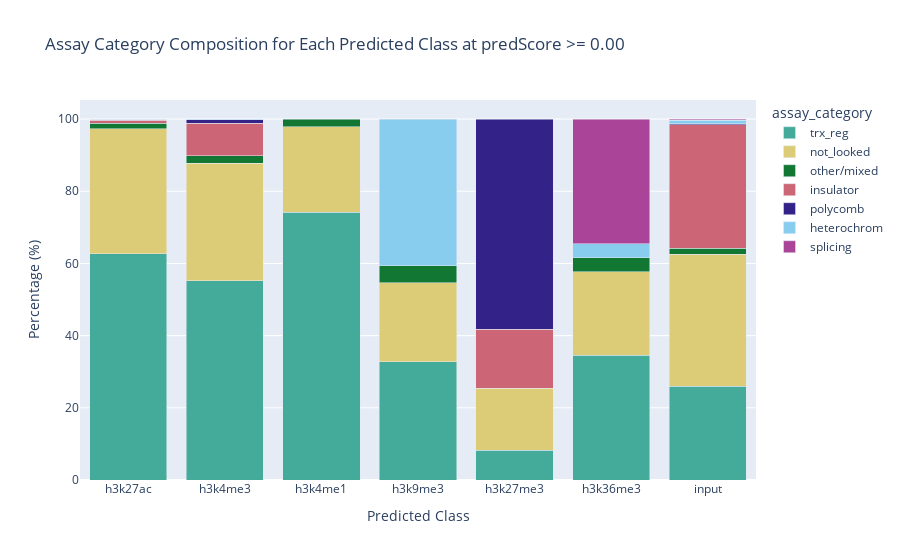
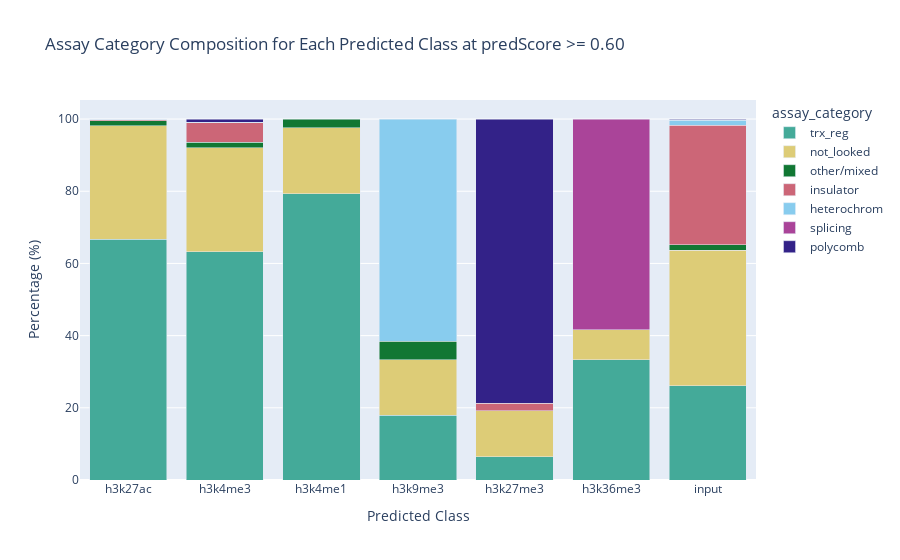
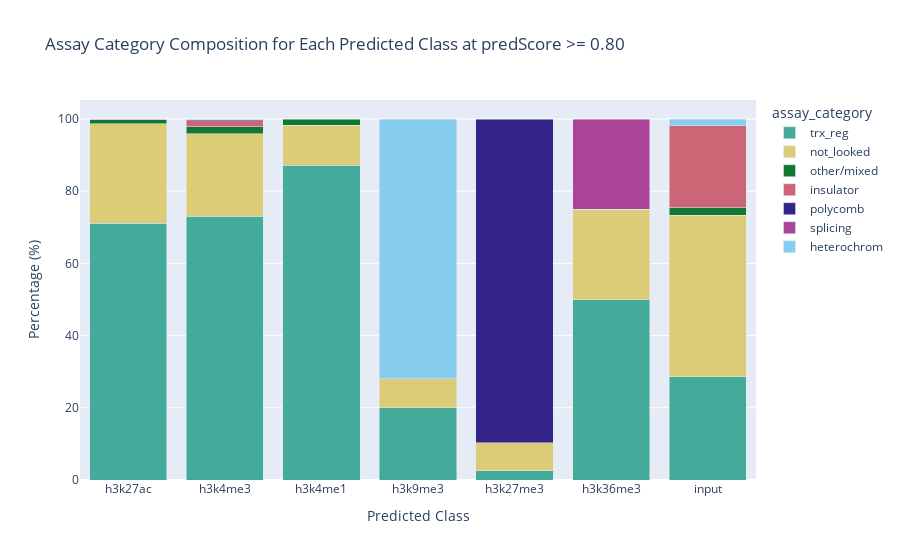
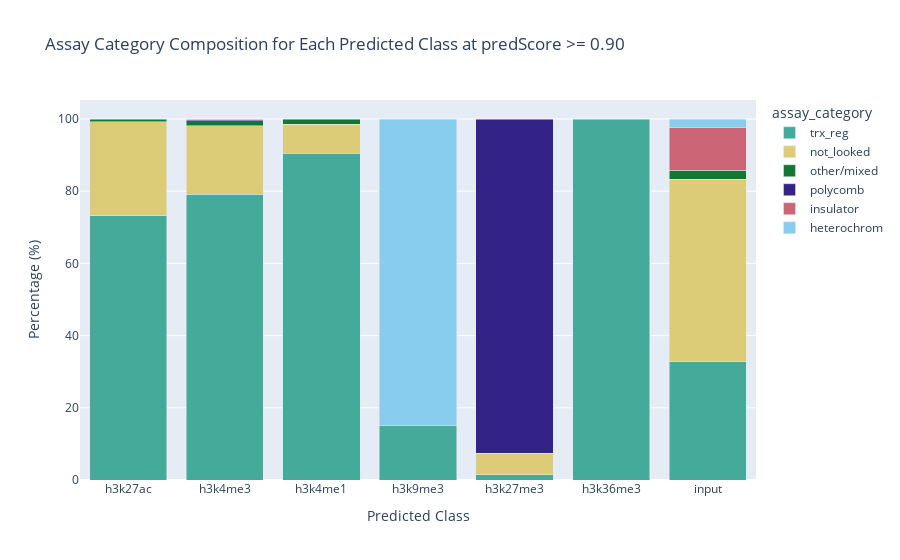

Notebook source saved alongside these figures, in order:
### Markdown cell above
#### X = assay_epiclass, stack = assay_category

### Code cell
fig_dir = section_fig_dir / "stacked_bar_X_assay_epiclass"
fig_dir.mkdir(parents=False, exist_ok=True)

bar_df = assay_category_df.reset_index()

predicted_class_order = [
    "h3k27ac",
    "h3k4me3",
    "h3k4me1",
    "h3k9me3",
    "h3k27me3",
    "h3k36me3",
    "input",
]
assay_category_color_map = {
    cat: px.colors.qualitative.Safe[i]
    for i, cat in enumerate(sorted(bar_df["assay_category"].unique()))
}

for min_pred in [0, 0.6, 0.8, 0.9]:
    sub_df = bar_df[
        (bar_df["Min pred"] > min_pred - 0.01) & (bar_df["Min pred"] < min_pred + 0.01)
    ]
    fig = px.bar(
        sub_df,
        x="Predicted class",
        y="Percentage",
        color="assay_category",
        title=f"Assay Category Composition for Each Predicted Class at predScore >= {min_pred:.2f}",
        labels={"Percentage": "Percentage (%)", "Predicted class": "Predicted Class"},
        barmode="stack",
        category_orders={"Predicted class": predicted_class_order},
        color_discrete_map=assay_category_color_map,
    )

    figname = f"histogram_encode_non-core_assay_epiclass_minPred{min_pred:.2f}"
    # fig.write_html(fig_dir / f"{figname}.html")
    # fig.write_image(fig_dir / f"{figname}.png")
    # fig.write_image(fig_dir / f"{figname}.svg")
    fig.show()

### Figure 1 — Plotly figure (JSON) as saved in the notebook; plotly's stock layout.template omitted (floating-point values rounded to 4 significant figures)
{"data": [{"alignmentgroup": "True", "hovertemplate": "assay_category=trx_reg<br>Predicted Class=%{x}<br>Percentage (%)=%{y}<extra></extra>", "legendgroup": "trx_reg", "marker": {"color": "rgb(68, 170, 153)", "pattern": {"shape": ""}}, "name": "trx_reg", "offsetgroup": "trx_reg", "orientation": "v", "showlegend": true, "textposition": "auto", "type": "bar", "x": ["h3k27ac", "h3k27me3", "h3k36me3", "h3k4me1", "h3k4me3", "h3k9me3", "input"], "xaxis": "x", "y": [62.63, 8.21, 34.62, 74.15, 55.22, 32.81, 25.92], "yaxis": "y"}, {"alignmentgroup": "True", "hovertemplate": "assay_category=not_looked<br>Predicted Class=%{x}<br>Percentage (%)=%{y}<extra></extra>", "legendgroup": "not_looked", "marker": {"color": "rgb(221, 204, 119)", "pattern": {"shape": ""}}, "name": "not_looked", "offsetgroup": "not_looked", "orientation": "v", "showlegend": true, "textposition": "auto", "type": "bar", "x": ["h3k27ac", "h3k27me3", "h3k36me3", "h3k4me1", "h3k4me3", "h3k9me3", "input"], "xaxis": "x", "y": [34.69, 17.16, 23.08, 23.69, 32.48, 21.88, 36.69], "yaxis": "y"}, {"alignmentgroup": "True", "hovertemplate": "assay_category=other/mixed<br>Predicted Class=%{x}<br>Percentage (%)=%{y}<extra></extra>", "legendgroup": "other/mixed", "marker": {"color": "rgb(17, 119, 51)", "pattern": {"shape": ""}}, "name": "other/mixed", "offsetgroup": "other/mixed", "orientation": "v", "showlegend": true, "textposition": "auto", "type": "bar", "x": ["h3k27ac", "h3k36me3", "h3k4me1", "h3k4me3", "h3k9me3", "input"], "xaxis": "x", "y": [1.54, 3.85, 2.15, 2.11, 4.69, 1.58], "yaxis": "y"}, {"alignmentgroup": "True", "hovertemplate": "assay_category=insulator<br>Predicted Class=%{x}<br>Percentage (%)=%{y}<extra></extra>", "legendgroup": "insulator", "marker": {"color": "rgb(204, 102, 119)", "pattern": {"shape": ""}}, "name": "insulator", "offsetgroup": "insulator", "orientation": "v", "showlegend": true, "textposition": "auto", "type": "bar", "x": ["h3k27ac", "h3k27me3", "h3k4me3", "input"], "xaxis": "x", "y": [0.81, 16.42, 9.04, 34.24], "yaxis": "y"}, {"alignmentgroup": "True", "hovertemplate": "assay_category=polycomb<br>Predicted Class=%{x}<br>Percentage (%)=%{y}<extra></extra>", "legendgroup": "polycomb", "marker": {"color": "rgb(51, 34, 136)", "pattern": {"shape": ""}}, "name": "polycomb", "offsetgroup": "polycomb", "orientation": "v", "showlegend": true, "textposition": "auto", "type": "bar", "x": ["h3k27ac", "h3k27me3", "h3k4me3", "input"], "xaxis": "x", "y": [0.16, 58.21, 0.97, 0.26], "yaxis": "y"}, {"alignmentgroup": "True", "hovertemplate": "assay_category=heterochrom<br>Predicted Class=%{x}<br>Percentage (%)=%{y}<extra></extra>", "legendgroup": "heterochrom", "marker": {"color": "rgb(136, 204, 238)", "pattern": {"shape": ""}}, "name": "heterochrom", "offsetgroup": "heterochrom", "orientation": "v", "showlegend": true, "textposition": "auto", "type": "bar", "x": ["h3k27ac", "h3k36me3", "h3k4me3", "h3k9me3", "input"], "xaxis": "x", "y": [0.08, 3.85, 0.18, 40.62, 1.05], "yaxis": "y"}, {"alignmentgroup": "True", "hovertemplate": "assay_category=splicing<br>Predicted Class=%{x}<br>Percentage (%)=%{y}<extra></extra>", "legendgroup": "splicing", "marker": {"color": "rgb(170, 68, 153)", "pattern": {"shape": ""}}, "name": "splicing", "offsetgroup": "splicing", "orientation": "v", "showlegend": true, "textposition": "auto", "type": "bar", "x": ["h3k27ac", "h3k36me3", "input"], "xaxis": "x", "y": [0.08, 34.62, 0.26], "yaxis": "y"}], "layout": {"barmode": "stack", "legend": {"title": {"text": "assay_category"}, "tracegroupgap": 0}, "title": {"text": "Assay Category Composition for Each Predicted Class at predScore >= 0.00"}, "xaxis": {"anchor": "y", "categoryarray": ["h3k27ac", "h3k4me3", "h3k4me1", "h3k9me3", "h3k27me3", "h3k36me3", "input"], "categoryorder": "array", "domain": [0, 1], "title": {"text": "Predicted Class"}}, "yaxis": {"anchor": "x", "domain": [0, 1], "title": {"text": "Percentage (%)"}}}}

### Figure 2 — Plotly figure (JSON) as saved in the notebook; plotly's stock layout.template omitted (floating-point values rounded to 4 significant figures)
{"data": [{"alignmentgroup": "True", "hovertemplate": "assay_category=trx_reg<br>Predicted Class=%{x}<br>Percentage (%)=%{y}<extra></extra>", "legendgroup": "trx_reg", "marker": {"color": "rgb(68, 170, 153)", "pattern": {"shape": ""}}, "name": "trx_reg", "offsetgroup": "trx_reg", "orientation": "v", "showlegend": true, "textposition": "auto", "type": "bar", "x": ["h3k27ac", "h3k27me3", "h3k36me3", "h3k4me1", "h3k4me3", "h3k9me3", "input"], "xaxis": "x", "y": [66.74, 6.38, 33.33, 79.27, 63.29, 17.95, 26.11], "yaxis": "y"}, {"alignmentgroup": "True", "hovertemplate": "assay_category=not_looked<br>Predicted Class=%{x}<br>Percentage (%)=%{y}<extra></extra>", "legendgroup": "not_looked", "marker": {"color": "rgb(221, 204, 119)", "pattern": {"shape": ""}}, "name": "not_looked", "offsetgroup": "not_looked", "orientation": "v", "showlegend": true, "textposition": "auto", "type": "bar", "x": ["h3k27ac", "h3k27me3", "h3k36me3", "h3k4me1", "h3k4me3", "h3k9me3", "input"], "xaxis": "x", "y": [31.46, 12.77, 8.33, 18.29, 28.82, 15.38, 37.6], "yaxis": "y"}, {"alignmentgroup": "True", "hovertemplate": "assay_category=other/mixed<br>Predicted Class=%{x}<br>Percentage (%)=%{y}<extra></extra>", "legendgroup": "other/mixed", "marker": {"color": "rgb(17, 119, 51)", "pattern": {"shape": ""}}, "name": "other/mixed", "offsetgroup": "other/mixed", "orientation": "v", "showlegend": true, "textposition": "auto", "type": "bar", "x": ["h3k27ac", "h3k4me1", "h3k4me3", "h3k9me3", "input"], "xaxis": "x", "y": [1.28, 2.44, 1.41, 5.13, 1.44], "yaxis": "y"}, {"alignmentgroup": "True", "hovertemplate": "assay_category=insulator<br>Predicted Class=%{x}<br>Percentage (%)=%{y}<extra></extra>", "legendgroup": "insulator", "marker": {"color": "rgb(204, 102, 119)", "pattern": {"shape": ""}}, "name": "insulator", "offsetgroup": "insulator", "orientation": "v", "showlegend": true, "textposition": "auto", "type": "bar", "x": ["h3k27ac", "h3k27me3", "h3k4me3", "input"], "xaxis": "x", "y": [0.32, 2.13, 5.41, 33.16], "yaxis": "y"}, {"alignmentgroup": "True", "hovertemplate": "assay_category=heterochrom<br>Predicted Class=%{x}<br>Percentage (%)=%{y}<extra></extra>", "legendgroup": "heterochrom", "marker": {"color": "rgb(136, 204, 238)", "pattern": {"shape": ""}}, "name": "heterochrom", "offsetgroup": "heterochrom", "orientation": "v", "showlegend": true, "textposition": "auto", "type": "bar", "x": ["h3k27ac", "h3k4me3", "h3k9me3", "input"], "xaxis": "x", "y": [0.11, 0.24, 61.54, 1.31], "yaxis": "y"}, {"alignmentgroup": "True", "hovertemplate": "assay_category=splicing<br>Predicted Class=%{x}<br>Percentage (%)=%{y}<extra></extra>", "legendgroup": "splicing", "marker": {"color": "rgb(170, 68, 153)", "pattern": {"shape": ""}}, "name": "splicing", "offsetgroup": "splicing", "orientation": "v", "showlegend": true, "textposition": "auto", "type": "bar", "x": ["h3k27ac", "h3k36me3", "input"], "xaxis": "x", "y": [0.11, 58.33, 0.26], "yaxis": "y"}, {"alignmentgroup": "True", "hovertemplate": "assay_category=polycomb<br>Predicted Class=%{x}<br>Percentage (%)=%{y}<extra></extra>", "legendgroup": "polycomb", "marker": {"color": "rgb(51, 34, 136)", "pattern": {"shape": ""}}, "name": "polycomb", "offsetgroup": "polycomb", "orientation": "v", "showlegend": true, "textposition": "auto", "type": "bar", "x": ["h3k27me3", "h3k4me3", "input"], "xaxis": "x", "y": [78.72, 0.82, 0.13], "yaxis": "y"}], "layout": {"barmode": "stack", "legend": {"title": {"text": "assay_category"}, "tracegroupgap": 0}, "title": {"text": "Assay Category Composition for Each Predicted Class at predScore >= 0.60"}, "xaxis": {"anchor": "y", "categoryarray": ["h3k27ac", "h3k4me3", "h3k4me1", "h3k9me3", "h3k27me3", "h3k36me3", "input"], "categoryorder": "array", "domain": [0, 1], "title": {"text": "Predicted Class"}}, "yaxis": {"anchor": "x", "domain": [0, 1], "title": {"text": "Percentage (%)"}}}}

### Figure 3 — Plotly figure (JSON) as saved in the notebook; plotly's stock layout.template omitted (floating-point values rounded to 4 significant figures)
{"data": [{"alignmentgroup": "True", "hovertemplate": "assay_category=trx_reg<br>Predicted Class=%{x}<br>Percentage (%)=%{y}<extra></extra>", "legendgroup": "trx_reg", "marker": {"color": "rgb(68, 170, 153)", "pattern": {"shape": ""}}, "name": "trx_reg", "offsetgroup": "trx_reg", "orientation": "v", "showlegend": true, "textposition": "auto", "type": "bar", "x": ["h3k27ac", "h3k27me3", "h3k36me3", "h3k4me1", "h3k4me3", "h3k9me3", "input"], "xaxis": "x", "y": [71.15, 2.6, 50, 87.21, 73.1, 20, 28.67], "yaxis": "y"}, {"alignmentgroup": "True", "hovertemplate": "assay_category=not_looked<br>Predicted Class=%{x}<br>Percentage (%)=%{y}<extra></extra>", "legendgroup": "not_looked", "marker": {"color": "rgb(221, 204, 119)", "pattern": {"shape": ""}}, "name": "not_looked", "offsetgroup": "not_looked", "orientation": "v", "showlegend": true, "textposition": "auto", "type": "bar", "x": ["h3k27ac", "h3k27me3", "h3k36me3", "h3k4me1", "h3k4me3", "h3k9me3", "input"], "xaxis": "x", "y": [27.54, 7.79, 25, 11.05, 22.76, 8, 44.7], "yaxis": "y"}, {"alignmentgroup": "True", "hovertemplate": "assay_category=other/mixed<br>Predicted Class=%{x}<br>Percentage (%)=%{y}<extra></extra>", "legendgroup": "other/mixed", "marker": {"color": "rgb(17, 119, 51)", "pattern": {"shape": ""}}, "name": "other/mixed", "offsetgroup": "other/mixed", "orientation": "v", "showlegend": true, "textposition": "auto", "type": "bar", "x": ["h3k27ac", "h3k4me1", "h3k4me3", "input"], "xaxis": "x", "y": [1.15, 1.74, 2.07, 2.03], "yaxis": "y"}, {"alignmentgroup": "True", "hovertemplate": "assay_category=insulator<br>Predicted Class=%{x}<br>Percentage (%)=%{y}<extra></extra>", "legendgroup": "insulator", "marker": {"color": "rgb(204, 102, 119)", "pattern": {"shape": ""}}, "name": "insulator", "offsetgroup": "insulator", "orientation": "v", "showlegend": true, "textposition": "auto", "type": "bar", "x": ["h3k27ac", "h3k4me3", "input"], "xaxis": "x", "y": [0.16, 1.55, 22.8], "yaxis": "y"}, {"alignmentgroup": "True", "hovertemplate": "assay_category=polycomb<br>Predicted Class=%{x}<br>Percentage (%)=%{y}<extra></extra>", "legendgroup": "polycomb", "marker": {"color": "rgb(51, 34, 136)", "pattern": {"shape": ""}}, "name": "polycomb", "offsetgroup": "polycomb", "orientation": "v", "showlegend": true, "textposition": "auto", "type": "bar", "x": ["h3k27me3", "h3k4me3"], "xaxis": "x", "y": [89.61, 0.34], "yaxis": "y"}, {"alignmentgroup": "True", "hovertemplate": "assay_category=splicing<br>Predicted Class=%{x}<br>Percentage (%)=%{y}<extra></extra>", "legendgroup": "splicing", "marker": {"color": "rgb(170, 68, 153)", "pattern": {"shape": ""}}, "name": "splicing", "offsetgroup": "splicing", "orientation": "v", "showlegend": true, "textposition": "auto", "type": "bar", "x": ["h3k36me3"], "xaxis": "x", "y": [25], "yaxis": "y"}, {"alignmentgroup": "True", "hovertemplate": "assay_category=heterochrom<br>Predicted Class=%{x}<br>Percentage (%)=%{y}<extra></extra>", "legendgroup": "heterochrom", "marker": {"color": "rgb(136, 204, 238)", "pattern": {"shape": ""}}, "name": "heterochrom", "offsetgroup": "heterochrom", "orientation": "v", "showlegend": true, "textposition": "auto", "type": "bar", "x": ["h3k4me3", "h3k9me3", "input"], "xaxis": "x", "y": [0.17, 72, 1.81], "yaxis": "y"}], "layout": {"barmode": "stack", "legend": {"title": {"text": "assay_category"}, "tracegroupgap": 0}, "title": {"text": "Assay Category Composition for Each Predicted Class at predScore >= 0.80"}, "xaxis": {"anchor": "y", "categoryarray": ["h3k27ac", "h3k4me3", "h3k4me1", "h3k9me3", "h3k27me3", "h3k36me3", "input"], "categoryorder": "array", "domain": [0, 1], "title": {"text": "Predicted Class"}}, "yaxis": {"anchor": "x", "domain": [0, 1], "title": {"text": "Percentage (%)"}}}}

### Figure 4 — Plotly figure (JSON) as saved in the notebook; plotly's stock layout.template omitted (floating-point values rounded to 4 significant figures)
{"data": [{"alignmentgroup": "True", "hovertemplate": "assay_category=trx_reg<br>Predicted Class=%{x}<br>Percentage (%)=%{y}<extra></extra>", "legendgroup": "trx_reg", "marker": {"color": "rgb(68, 170, 153)", "pattern": {"shape": ""}}, "name": "trx_reg", "offsetgroup": "trx_reg", "orientation": "v", "showlegend": true, "textposition": "auto", "type": "bar", "x": ["h3k27ac", "h3k27me3", "h3k36me3", "h3k4me1", "h3k4me3", "h3k9me3", "input"], "xaxis": "x", "y": [73.16, 1.49, 100, 90.51, 79.21, 15, 32.71], "yaxis": "y"}, {"alignmentgroup": "True", "hovertemplate": "assay_category=not_looked<br>Predicted Class=%{x}<br>Percentage (%)=%{y}<extra></extra>", "legendgroup": "not_looked", "marker": {"color": "rgb(221, 204, 119)", "pattern": {"shape": ""}}, "name": "not_looked", "offsetgroup": "not_looked", "orientation": "v", "showlegend": true, "textposition": "auto", "type": "bar", "x": ["h3k27ac", "h3k27me3", "h3k4me1", "h3k4me3", "input"], "xaxis": "x", "y": [26.13, 5.97, 8.03, 18.94, 50.56], "yaxis": "y"}, {"alignmentgroup": "True", "hovertemplate": "assay_category=other/mixed<br>Predicted Class=%{x}<br>Percentage (%)=%{y}<extra></extra>", "legendgroup": "other/mixed", "marker": {"color": "rgb(17, 119, 51)", "pattern": {"shape": ""}}, "name": "other/mixed", "offsetgroup": "other/mixed", "orientation": "v", "showlegend": true, "textposition": "auto", "type": "bar", "x": ["h3k27ac", "h3k4me1", "h3k4me3", "input"], "xaxis": "x", "y": [0.71, 1.46, 1.39, 2.6], "yaxis": "y"}, {"alignmentgroup": "True", "hovertemplate": "assay_category=polycomb<br>Predicted Class=%{x}<br>Percentage (%)=%{y}<extra></extra>", "legendgroup": "polycomb", "marker": {"color": "rgb(51, 34, 136)", "pattern": {"shape": ""}}, "name": "polycomb", "offsetgroup": "polycomb", "orientation": "v", "showlegend": true, "textposition": "auto", "type": "bar", "x": ["h3k27me3", "h3k4me3"], "xaxis": "x", "y": [92.54, 0.23], "yaxis": "y"}, {"alignmentgroup": "True", "hovertemplate": "assay_category=insulator<br>Predicted Class=%{x}<br>Percentage (%)=%{y}<extra></extra>", "legendgroup": "insulator", "marker": {"color": "rgb(204, 102, 119)", "pattern": {"shape": ""}}, "name": "insulator", "offsetgroup": "insulator", "orientation": "v", "showlegend": true, "textposition": "auto", "type": "bar", "x": ["h3k4me3", "input"], "xaxis": "x", "y": [0.23, 11.9], "yaxis": "y"}, {"alignmentgroup": "True", "hovertemplate": "assay_category=heterochrom<br>Predicted Class=%{x}<br>Percentage (%)=%{y}<extra></extra>", "legendgroup": "heterochrom", "marker": {"color": "rgb(136, 204, 238)", "pattern": {"shape": ""}}, "name": "heterochrom", "offsetgroup": "heterochrom", "orientation": "v", "showlegend": true, "textposition": "auto", "type": "bar", "x": ["h3k9me3", "input"], "xaxis": "x", "y": [85, 2.23], "yaxis": "y"}], "layout": {"barmode": "stack", "legend": {"title": {"text": "assay_category"}, "tracegroupgap": 0}, "title": {"text": "Assay Category Composition for Each Predicted Class at predScore >= 0.90"}, "xaxis": {"anchor": "y", "categoryarray": ["h3k27ac", "h3k4me3", "h3k4me1", "h3k9me3", "h3k27me3", "h3k36me3", "input"], "categoryorder": "array", "domain": [0, 1], "title": {"text": "Predicted Class"}}, "yaxis": {"anchor": "x", "domain": [0, 1], "title": {"text": "Percentage (%)"}}}}
